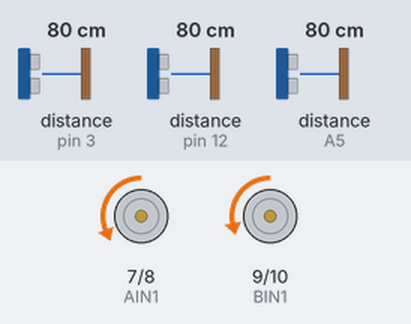
Bench run of a sketch on a simulated Arduino Uno, built with avr-gcc and run on an emulated ATmega328P. On the bench: motor-driver pin pairs drawn as motors (green arrow = first pin HIGH = forward, orange = second pin HIGH = backward, longer = more drive, scaled by the enable pin). Wiring (inferred from the names in the program): 3 × ultrasonic range finder: trigger pin 2, echo pin 3 / trigger pin 4, echo pin 12 / trigger A4, echo A5. The inputs (shaded band) are chosen by the test bench; at power-on: distance to the obstacle (sensors on pin 12, pin 3, A5) 80 cm. The echo pulse lasts 58.3 µs per cm.

Above: at 3.2 s.
3.3 s: distance to the obstacle (sensor on pin 12) set to 23 cm
4.8 s: distance to the obstacle (sensor on pin 12) set to 20 cm
At 6.2 s:
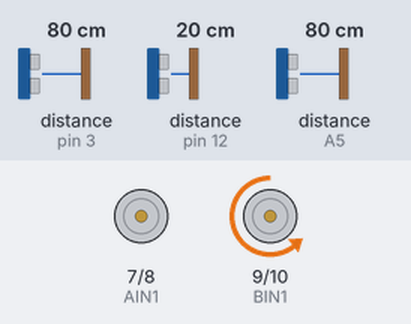
7.8 s: distance to the obstacle (sensor on pin 3) set to 2 cm
10.8 s: distance to the obstacle (sensor on A5) set to 4 cm
At 11.3 s:
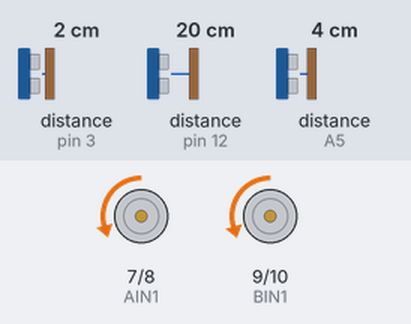
12.3 s: distance to the obstacle (sensor on pin 3) set to 9 cm
At 13.5 s:
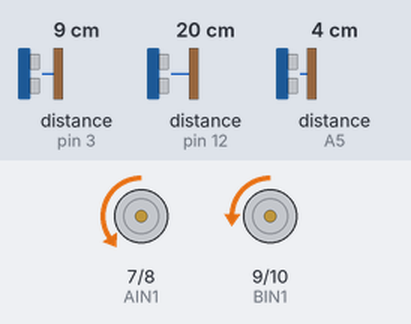
13.8 s: distance to the obstacle (sensor on pin 12) set to 12 cm
15.3 s: distance to the obstacle (sensor on pin 12) set to 9 cm
At 15.8 s:
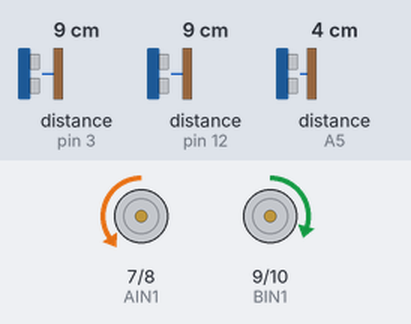
Timing chart, 0 to 19.3 s (numbered marks = the images above; inputs shaded):
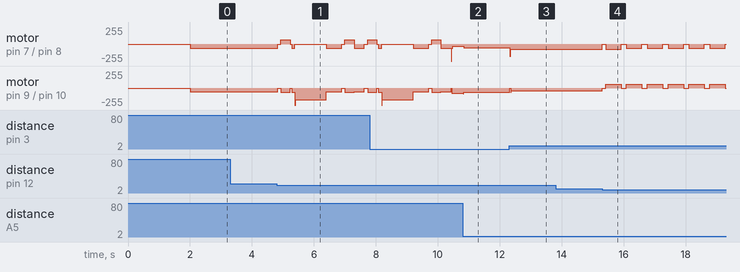

Measured:
- the behaviour switches between 22 and 21 cm on distance to the obstacle (sensor on pin 12) (found by bisection; images 0 and 1)
- the behaviour switches between 11 and 10 cm on distance to the obstacle (sensor on pin 12) (found by bisection; images 3 and 4)
- after the input at 3.3 s, every drawn part: stays the same
- after the input at 10.8 s, motor on pin 7 (AIN1) / pin 8 (AIN2): backward 37/255 → backward 59/255 at once; motor on pin 9 (BIN1) / pin 10 (BIN2): backward 82/255 → backward 60/255 at once
- after the input at 12.3 s, motor on pin 7 (AIN1) / pin 8 (AIN2): backward 59/255 → backward 79/255 at once; motor on pin 9 (BIN1) / pin 10 (BIN2): backward 60/255 → backward 40/255 at once
- after the input at 13.8 s, every drawn part: stays the same

The sketch:

huandao_zhijiao.ino
```cpp
// ==================== 引脚定义 ====================
// 底盘驱动引脚 (左轮)
#define PWMA 5
#define AIN1 7
#define AIN2 8

// 底盘驱动引脚 (右轮)
#define PWMB 6
#define BIN1 9
#define BIN2 10

// 超声波雷达引脚
#define TRIG_L 2
#define ECHO_L 3
#define TRIG_C 4
#define ECHO_C 12
#define TRIG_R A4
#define ECHO_R A5

// 状态机方向宏定义
#define LEFT 0
#define RIGHT 1

// ==================== 🏆 你的环岛核心参数 (最新) ====================
const int BASE_SPEED = 60;
const int TURN_SPEED = 60;
const int MOTOR_OFFSET_L = 5;
const int MOTOR_OFFSET_R = -5;

const float TARGET_DIST = 9;         // 贴右侧柱子/墙壁的目标距离
const float WALL_LOST = 15.0;        // 判定墙壁/柱子消失的阈值
const float ROUNDABOUT_ENTRY = 21.0; // 判定环岛中间柱子的前方距离阈值

// 右侧贴墙 PD 控制参数
const float Kp_s = 4.0;
const float Kd_s = 10.0;

const int TIME_90_DEGREE = 500;      // 原地转90度时间
const int TIME_45_DEGREE = 300;      // 原地转45度时间(用于切入与切出)
const int SHIELD_TIME = 1000;        // 入环后屏蔽时间，防止把刚才路口的空缺当成出口

// ==================== 🛠️ 居中与直角弯参数 ====================
const float FRONT_STOP = 10.0;       // 正前遇障刹车阈值 (直角弯判定)
const float Kp_c = 3.0;              // 居中巡线-比例系数 (更新为 2.0)
const float Kd_c = 15.0;             // 居中巡线-微分系数 (更新为 10.0)

float last_error_s = 0;
float last_error_c = 0;              // 居中误差记录

// ⭐ 新增：待转状态记忆锁
int pending_turn = -1;               // -1: 无待转, LEFT: 准备左转, RIGHT: 准备右转

// ==================== 初始化 ====================
void setup() {
  Serial.begin(9600);

  pinMode(PWMA, OUTPUT); pinMode(AIN1, OUTPUT); pinMode(AIN2, OUTPUT);
  pinMode(PWMB, OUTPUT); pinMode(BIN1, OUTPUT); pinMode(BIN2, OUTPUT);

  pinMode(TRIG_L, OUTPUT); pinMode(ECHO_L, INPUT);
  pinMode(TRIG_C, OUTPUT); pinMode(ECHO_C, INPUT);
  pinMode(TRIG_R, OUTPUT); pinMode(ECHO_R, INPUT);

  delay(2000);
}

// ==================== 主循环 ====================
void loop() {
  float distL = getDistance(TRIG_L, ECHO_L);
  float distC = getDistance(TRIG_C, ECHO_C);
  float distR = getDistance(TRIG_R, ECHO_R);

  // 基础数据清洗
  if (distL <= 0 || distL > 40) distL = 40;
  if (distR <= 0 || distR > 40) distR = 40;
  if (distC <= 0) distC = 999;

  // 【优先级 1：检测到环岛】
  if (distC < ROUNDABOUT_ENTRY && distL > WALL_LOST && distR > WALL_LOST) {
    handle_roundabout();
    pending_turn = -1; // 执行完环岛，清空待转记忆
  }
  // 【优先级 2：正前方到头了，执行直角弯】
  else if (distC < FRONT_STOP) {
    if (pending_turn == LEFT) {
      execute_turn_90(LEFT);
    } else if (pending_turn == RIGHT) {
      execute_turn_90(RIGHT);
    } else {
      // 兜底逻辑：如果两边墙同时没了，谁宽往哪转
      if (distL > distR) execute_turn_90(LEFT);
      else execute_turn_90(RIGHT);
    }
    pending_turn = -1; // 转弯完成，清空待转记忆
  }
  // 【优先级 3：单边墙消失，进入“待转状态”并贴另一侧墙直行】
  else if (distL > WALL_LOST && distR <= WALL_LOST) {
    pending_turn = LEFT;             // 记住：准备左转
    state_single_wall_right(distR);  // 靠着右墙继续往前开，防止跑偏
  }
  else if (distR > WALL_LOST && distL <= WALL_LOST) {
    pending_turn = RIGHT;            // 记住：准备右转
    state_single_wall_left(distL);   // 靠着左墙继续往前开，防止跑偏
  }
  // 【优先级 4：两边都有墙，正常居中巡线】
  else if (distL <= WALL_LOST && distR <= WALL_LOST) {
    pending_turn = -1;               // 正常路段，取消任何误判的待转
    state_centering(distL, distR);
  }
  // 【优先级 5：大空旷地带兜底直行】
  else {
    set_motors(BASE_SPEED + MOTOR_OFFSET_L, BASE_SPEED + MOTOR_OFFSET_R);
  }

  delay(20);
}

// ==================== 动作：居中与直角转弯 ====================

// 居中巡线 PD 控制
void state_centering(float dL, float dR) {
  float error = dL - dR;
  float adjust = Kp_c * error + Kd_c * (error - last_error_c);
  last_error_c = error;

  set_motors(BASE_SPEED + MOTOR_OFFSET_L + adjust, BASE_SPEED + MOTOR_OFFSET_R - adjust);
}

// 执行 90 度直角转弯
void execute_turn_90(int dir) {
  stopMotors(); delay(100);

  if (dir == RIGHT) spinRight();
  else spinLeft();

  delay(TIME_90_DEGREE);
  stopMotors(); delay(50);

  last_error_c = 0;
  last_error_s = 0;
}


// ==================== 环岛处理全流程 (最新配置) ====================
void handle_roundabout() {
  // 1. 右转切弯入环
  stopMotors(); delay(100);
  spinRight(); delay(TIME_45_DEGREE);
  stopMotors(); delay(50);

  // 盲前开一小段，让右侧超声波对准中间柱子
  set_motors(BASE_SPEED + MOTOR_OFFSET_L, BASE_SPEED + MOTOR_OFFSET_R);
  delay(100);

  // 2. 沿右侧直行 (贴中间柱子巡迹)
  last_error_s = 0;
  unsigned long enter_time = millis();

  while (true) {
    float dR = getDistance(TRIG_R, ECHO_R);
    if (dR <= 0 || dR > 40) dR = 40;

    // 判断切出时机：度过屏蔽期(防误判)，并且右侧柱子消失
    if (millis() - enter_time > SHIELD_TIME && dR > WALL_LOST) {
      break;
    }

    // 执行右侧单边贴墙 PD 控制
    state_single_wall_right(dR);
    delay(20);
  }

  // 3. 切出环岛 (出环切弯已修改为 TIME_45_DEGREE)
  set_motors(BASE_SPEED + MOTOR_OFFSET_L, BASE_SPEED + MOTOR_OFFSET_R);
  delay(500);
  stopMotors(); delay(100);
  spinRight(); delay(TIME_45_DEGREE);

  // 切出后盲前开脱离环岛区域
  set_motors(BASE_SPEED + MOTOR_OFFSET_L, BASE_SPEED + MOTOR_OFFSET_R);
  delay(300);
}

// 右侧贴墙PD算法 (环岛及左墙消失时复用)
void state_single_wall_right(float dR) {
  float error = TARGET_DIST - dR;
  float adjust = Kp_s * error + Kd_s * (error - last_error_s);
  last_error_s = error;

  set_motors(BASE_SPEED + MOTOR_OFFSET_L + adjust, BASE_SPEED + MOTOR_OFFSET_R - adjust);
}

// 左侧贴墙PD算法 (右墙消失时，贴着左墙直行防撞)
void state_single_wall_left(float dL) {
  float error = dL - TARGET_DIST;
  float adjust = Kp_s * error + Kd_s * (error - last_error_s);
  last_error_s = error;

  set_motors(BASE_SPEED + MOTOR_OFFSET_L + adjust, BASE_SPEED + MOTOR_OFFSET_R - adjust);
}

// ==================== 底层驱动 ====================

void set_motors(int spdL, int spdR) {
  analogWrite(PWMA, constrain(spdL, 0, 255)); digitalWrite(AIN1, LOW); digitalWrite(AIN2, HIGH);
  analogWrite(PWMB, constrain(spdR, 0, 255)); digitalWrite(BIN1, LOW); digitalWrite(BIN2, HIGH);
}

void spinLeft() {
  analogWrite(PWMA, TURN_SPEED); digitalWrite(AIN1, LOW); digitalWrite(AIN2, HIGH);
  analogWrite(PWMB, TURN_SPEED); digitalWrite(BIN1, HIGH); digitalWrite(BIN2, LOW);
}

void spinRight() {
  analogWrite(PWMA, TURN_SPEED); digitalWrite(AIN1, HIGH); digitalWrite(AIN2, LOW);
  analogWrite(PWMB, TURN_SPEED); digitalWrite(BIN1, LOW); digitalWrite(BIN2, HIGH);
}

void stopMotors() {
  analogWrite(PWMA, 0); digitalWrite(AIN1, LOW); digitalWrite(AIN2, LOW);
  analogWrite(PWMB, 0); digitalWrite(BIN1, LOW); digitalWrite(BIN2, LOW);
}

float getDistance(int trig, int echo) {
  digitalWrite(trig, LOW); delayMicroseconds(2);
  digitalWrite(trig, HIGH); delayMicroseconds(10);
  digitalWrite(trig, LOW);
  float duration = pulseIn(echo, HIGH, 4000);
  return (duration == 0) ? 999 : duration * 0.017;
}
```
